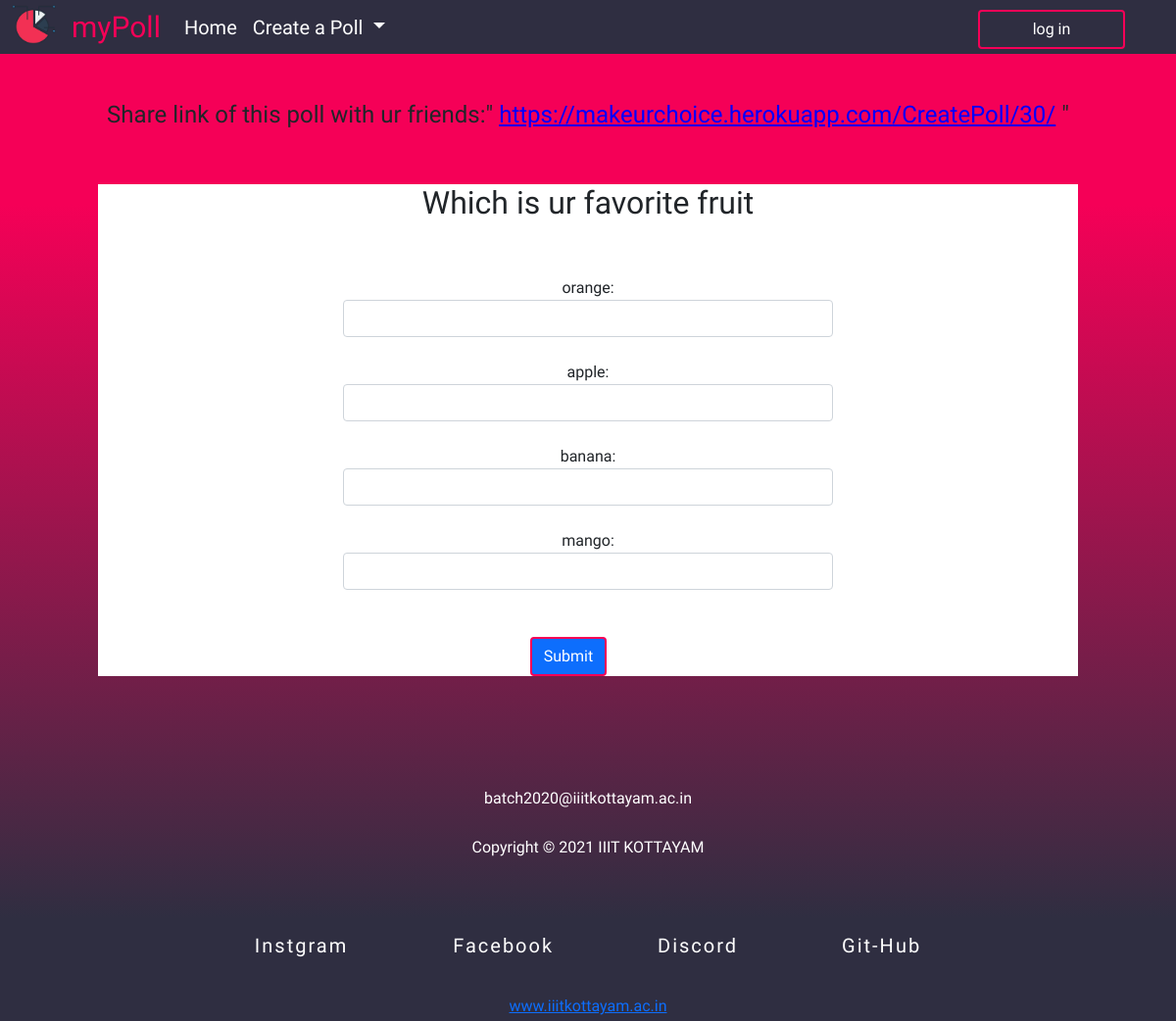
/CreatePoll/30/, run on the app's committed database.
### polling/models.py (models this page shows)
class CreatPoll(models.Model):
    Title = models.TextField()
    o1 = models.TextField()
    o2 = models.TextField()
    o3 = models.TextField()
    o4 = models.TextField()
    on1= models.IntegerField(default=0)
    on2= models.IntegerField(default=0)
    on3= models.IntegerField(default=0)
    on4= models.IntegerField(default=0)
    one_1=models.IntegerField(default=0)
    two_1=models.IntegerField(default=0)
    three_1=models.IntegerField(default=0)
    four_1=models.IntegerField(default=0)
    votes=models.IntegerField(default=0)

### polling/views.py (the view, shortened to what this page needs)
# urls.py: path('CreatePoll/<poll_id>/',views.CreatePoll,name='poll'),
def CreatePoll(request,poll_id):
    poll=CreatPoll.objects.get(pk=poll_id)
    context={
        'poll':poll
    }
    return render(request,'poll.html',context)

### templates/poll.html (shortened to what this page needs)
{% load static %}
<!DOCTYPE html>
<html lang="en">
<head>
    <link href="https://cdn.jsdelivr.net/npm/bootstrap@5.0.0-beta2/dist/css/bootstrap.min.css" rel="stylesheet"
>
    <link rel="stylesheet" href={% static "createpoll.css" %}>
</head>
<body>
    <nav class="navbar navbar-expand-lg navbar-light bg-light">
        <div class="container-fluid">
            <a class="navbar-brand" href="{% url 'home' %}">
                <img src={% static "voting-poll1.png" %} alt="" width="45" height="40" class="d-inline-block align-top">
            </a>
            <a class="navbar-brand" href="{% url 'home' %}" style="color:#f50057;">myPoll</a>
            <div class="collapse navbar-collapse" id="navbarSupportedContent">
                <ul class="navbar-nav me-auto mb-2 mb-lg-0">
                    <li class="nav-item">
                        <a class="nav-link active" aria-current="page" href="{% url 'home' %}"
                            style="color:white;">Home</a>
                    </li>
                    <li class="nav-item dropdown">
                        <a class="nav-link dropdown-toggle" href="{% url 'create' %}" id="navbarDropdown" role="button"
                            data-bs-toggle="dropdown" aria-expanded="false" style="color:white;">
                            Create a Poll
                        </a>
                    </li>
                </ul>
                <button class="btn btn-outline-success" type="submit">log in</button>
            </div>
        </div>
    </nav>
    <br><br>
    <center><h4>Share link of this poll with ur friends:" <a href="{% url 'poll' poll.id %}" style="color: blue;" >https://makeurchoice.herokuapp.com{% url 'poll' poll.id %}</a> "</h4></center><br><br>
    <div class="form">
        <form  method="POST">
            <center>
                <h2>{{poll.Title}}</h2><br><br>
                <div style="width:500px" >{{poll.o1}}: <input id="o1" class="form-control" name="on1" type="number"></div><br>
                <div style="width:500px">{{poll.o2}}: <input class="form-control" id="o2"  name="on2" type="number"></div><br>
                <div  style="width:500px">{{poll.o3}}: <input class="form-control" id="o3" name="on3" type="number"></div><br>
                <div style="width:500px" >{{poll.o4}}: <input class="form-control" id="o4" name="on4" type="number"></div><br><br>
                <div><center><input class="btn btn-primary" onmouseover="fun()" type="submit" class="buttn"></div>
            </center>
        </form>
    </div>
    <div id="footer">
        <div class="aa"> batch2020@iiitkottayam.ac.in</div>
        <div class="aa">Copyright © 2021 IIIT KOTTAYAM</div><br>
        <div id="contact">
            <a class="cont" href="#" target="_blank">Instgram</span>
                <a class="cont" href="#" target="_blank">Facebook</a>
                <a class="cont" href="#" target="_blank">Discord</a>
                <a class="cont" href="#" target="_blank">Git-Hub</a>
        </div>
        <div><a href="https://www.iiitkottayam.ac.in/" target="_blank">www.iiitkottayam.ac.in</a></div>
    </div>
</body>
</html>

### static/createpoll.css (style rules this page uses)
body { background: linear-gradient(360deg, #2f2e41 10%, #f50057 80%); margin: 0; font-family: 'Mulish', sans-serif; }
.navbar { padding: 0; }
.navbar-brand { font-family: 'Lobster', cursive; font-size: 30px; }
.container-fluid { font-family: 'Mulish', sans-serif; font-size: 20px; background-color: #2f2e41; }
.collapse { text-align: right; font-weight: lighter; }
.btn { color: white; border: 2px solid #f50057; margin-right: 40px; }
button { margin-top: 4px; width: 150px; border: 2px solid #3487f7; border-radius: 4px; color: #3487f7; }
#footer { font-family: 'Mulish', sans-serif; text-align: center; line-height: 30px; background-color: transparent; color: white; }
#contact { font-family: 'Lobster', cursive; letter-spacing: 2px; margin: auto; background-color: transparent; padding: 30px; }
.cont { background-color: transparent; color: white; text-decoration: none; margin: 30px; padding: 20px; font-size: 20px; transition: all .4s; }
.aa { padding: 10px; background-color: transparent; }

### templates/poll.html (style rules this page uses)
* { margin: 0; padding: 0; }
body { background: linear-gradient(360deg, #2f2e41 10%, #f50057 80%); }
.navbar { padding: 0; }
.navbar-brand { font-family: 'Lobster', cursive; font-size: 30px; }
.container-fluid { font-family: 'Mulish', sans-serif; font-size: 20px; background-color: #2f2e41; }
.collapse { text-align: right; font-weight: lighter; }
.btn { color: white; border: 2px solid #f50057; margin-right: 40px; }
.form { background-color: white; max-width: 1000px; margin: auto; }
#footer { font-family: 'Mulish', sans-serif; text-align: center; line-height: 30px; color: white; padding-top: 100PX; }
#contact { font-family: 'Lobster', cursive; letter-spacing: 2px; margin: auto; padding: 30px; }
.cont { color: white; text-decoration: none; margin: 30px; padding: 20px; font-size: 20px; transition: all .4s; }
.aa { padding: 10px; }

### data on the page
CreatPoll: id "/CreatePoll/30/", Title "Which is ur favorite fruit", o1 "orange", o2 "apple", o3 "banana", o4 "mango"
